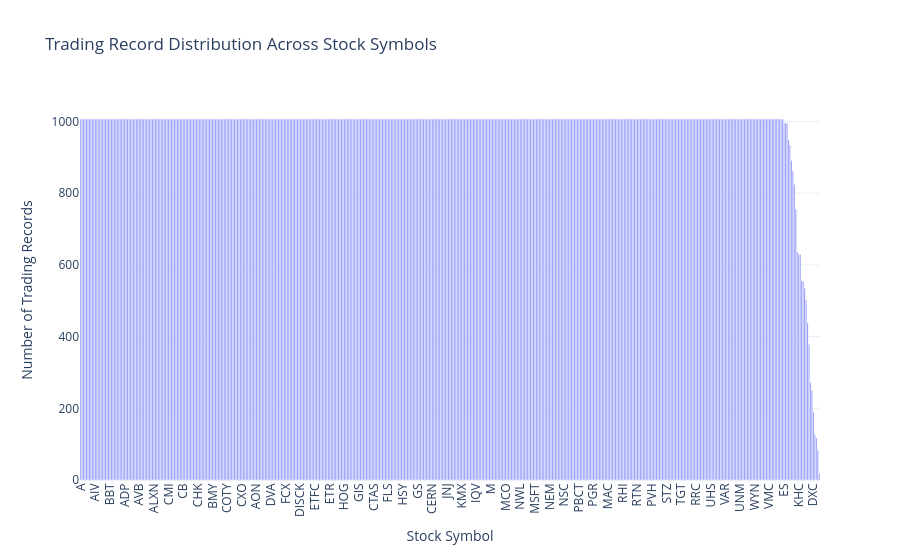

Notebook source saved alongside this figure:
### Code cell
import plotly.express as px

fig = px.bar(
    x=symbol_distribution.index,
    y=symbol_distribution.values,
    labels={
        'x': 'Stock Symbol',
        'y': 'Number of Trading Records'
    },
    title='Trading Record Distribution Across Stock Symbols'
)

fig.update_layout(
    xaxis_tickangle=-90,
    height=600,
    template='plotly_white'
)

fig.show()

### Figure 1 — Plotly figure (JSON) as saved in the notebook; plotly's stock layout.template omitted (floating-point values rounded to 4 significant figures; data arrays with more than 128 entries replaced by an {"elided": "..."} marker saying what was removed)
{"data": [{"alignmentgroup": "True", "hovertemplate": "Stock Symbol=%{x}<br>Number of Trading Records=%{y}<extra></extra>", "legendgroup": "", "marker": {"color": "#636efa", "pattern": {"shape": ""}}, "name": "", "offsetgroup": "", "orientation": "v", "showlegend": false, "textposition": "auto", "type": "bar", "x": {"elided": "505 str values"}, "xaxis": "x", "y": {"elided": "505 int values"}, "yaxis": "y"}], "layout": {"autosize": true, "barmode": "relative", "legend": {"tracegroupgap": 0}, "title": {"text": "Trading Record Distribution Across Stock Symbols"}, "xaxis": {"anchor": "y", "autorange": true, "domain": [0, 1], "range": [-0.5, 504.5], "tickangle": -90, "title": {"text": "Stock Symbol"}, "type": "category"}, "yaxis": {"anchor": "x", "autorange": true, "domain": [0, 1], "range": [0, 1060], "title": {"text": "Number of Trading Records"}, "type": "linear"}}}
